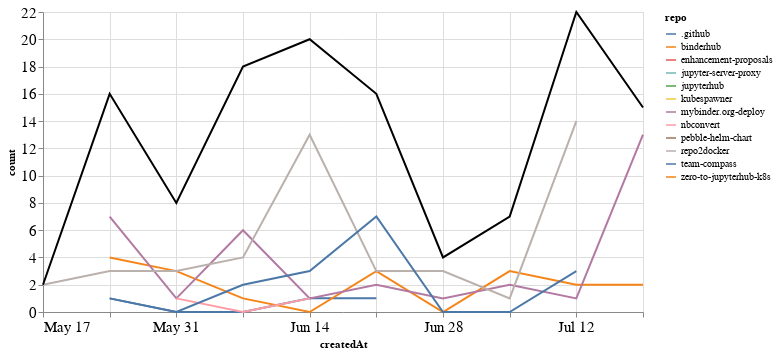

The cell this chart's notebook holds for it:
### Markdown cell above
## Comments

### Code cell
comments_time = comments.groupby('repo').resample('W', on='createdAt').count()['author'].reset_index()
comments_time = comments_time.rename(columns={'author': 'count'})
comments_time_total = comments_time.groupby('createdAt').agg({"count": "sum"}).reset_index()
ch1 = alt.Chart(comments_time, width=600).mark_line().encode(
    x='createdAt',
    y='count',
    color='repo',
    tooltip="repo"
)

ch2 = alt.Chart(comments_time_total, width=600).mark_line(color="black").encode(
    x='createdAt',
    y='count',
)

ch1 + ch2

### Figure 1 — Vega-Lite specification as saved in the notebook (floating-point values rounded to 4 significant figures)
{"config": {"axisLeft": {"labelFontSize": 15}, "axisBottom": {"labelFontSize": 15}}, "layer": [{"data": {"name": "data-23acec2bc21709064538f364befd3f2b"}, "mark": "line", "encoding": {"color": {"type": "nominal", "field": "repo"}, "tooltip": {"type": "nominal", "field": "repo"}, "x": {"type": "temporal", "field": "createdAt"}, "y": {"type": "quantitative", "field": "count"}}, "width": 600}, {"data": {"name": "data-afe98878df320cd1f959f394eece0853"}, "mark": {"type": "line", "color": "black"}, "encoding": {"x": {"type": "temporal", "field": "createdAt"}, "y": {"type": "quantitative", "field": "count"}}, "width": 600}], "$schema": "https://vega.github.io/schema/vega-lite/v4.8.1.json", "datasets": {"data-23acec2bc21709064538f364befd3f2b": [{"repo": ".github", "createdAt": "2020-05-24T00:00:00", "count": 1}, {"repo": ".github", "createdAt": "2020-05-31T00:00:00", "count": 0}, {"repo": ".github", "createdAt": "2020-06-07T00:00:00", "count": 0}, {"repo": ".github", "createdAt": "2020-06-14T00:00:00", "count": 1}, {"repo": ".github", "createdAt": "2020-06-21T00:00:00", "count": 1}, {"repo": "binderhub", "createdAt": "2020-05-24T00:00:00", "count": 4}, {"repo": "binderhub", "createdAt": "2020-05-31T00:00:00", "count": 3}, {"repo": "binderhub", "createdAt": "2020-06-07T00:00:00", "count": 1}, {"repo": "binderhub", "createdAt": "2020-06-14T00:00:00", "count": 0}, {"repo": "binderhub", "createdAt": "2020-06-21T00:00:00", "count": 3}, {"repo": "binderhub", "createdAt": "2020-06-28T00:00:00", "count": 0}, {"repo": "binderhub", "createdAt": "2020-07-05T00:00:00", "count": 3}, {"repo": "binderhub", "createdAt": "2020-07-12T00:00:00", "count": 2}, {"repo": "binderhub", "createdAt": "2020-07-19T00:00:00", "count": 2}, {"repo": "enhancement-proposals", "createdAt": "2020-07-12T00:00:00", "count": 2}, {"repo": "jupyter-server-proxy", "createdAt": "2020-07-05T00:00:00", "count": 1}, {"repo": "jupyterhub", "createdAt": "2020-06-07T00:00:00", "count": 1}, {"repo": "kubespawner", "createdAt": "2020-06-14T00:00:00", "count": 1}, {"repo": "mybinder.org-deploy", "createdAt": "2020-05-24T00:00:00", "count": 7}, {"repo": "mybinder.org-deploy", "createdAt": "2020-05-31T00:00:00", "count": 1}, {"repo": "mybinder.org-deploy", "createdAt": "2020-06-07T00:00:00", "count": 6}, {"repo": "mybinder.org-deploy", "createdAt": "2020-06-14T00:00:00", "count": 1}, {"repo": "mybinder.org-deploy", "createdAt": "2020-06-21T00:00:00", "count": 2}, {"repo": "mybinder.org-deploy", "createdAt": "2020-06-28T00:00:00", "count": 1}, {"repo": "mybinder.org-deploy", "createdAt": "2020-07-05T00:00:00", "count": 2}, {"repo": "mybinder.org-deploy", "createdAt": "2020-07-12T00:00:00", "count": 1}, {"repo": "mybinder.org-deploy", "createdAt": "2020-07-19T00:00:00", "count": 13}, {"repo": "nbconvert", "createdAt": "2020-05-31T00:00:00", "count": 1}, {"repo": "nbconvert", "createdAt": "2020-06-07T00:00:00", "count": 0}, {"repo": "nbconvert", "createdAt": "2020-06-14T00:00:00", "count": 1}, {"repo": "pebble-helm-chart", "createdAt": "2020-06-07T00:00:00", "count": 1}, {"repo": "repo2docker", "createdAt": "2020-05-17T00:00:00", "count": 2}, {"repo": "repo2docker", "createdAt": "2020-05-24T00:00:00", "count": 3}, {"repo": "repo2docker", "createdAt": "2020-05-31T00:00:00", "count": 3}, {"repo": "repo2docker", "createdAt": "2020-06-07T00:00:00", "count": 4}, {"repo": "repo2docker", "createdAt": "2020-06-14T00:00:00", "count": 13}, {"repo": "repo2docker", "createdAt": "2020-06-21T00:00:00", "count": 3}, {"repo": "repo2docker", "createdAt": "2020-06-28T00:00:00", "count": 3}, {"repo": "repo2docker", "createdAt": "2020-07-05T00:00:00", "count": 1}, {"repo": "repo2docker", "createdAt": "2020-07-12T00:00:00", "count": 14}, {"repo": "team-compass", "createdAt": "2020-05-24T00:00:00", "count": 1}, {"repo": "team-compass", "createdAt": "2020-05-31T00:00:00", "count": 0}, {"repo": "team-compass", "createdAt": "2020-06-07T00:00:00", "count": 2}, {"repo": "team-compass", "createdAt": "2020-06-14T00:00:00", "count": 3}, {"repo": "team-compass", "createdAt": "2020-06-21T00:00:00", "count": 7}, {"repo": "team-compass", "createdAt": "2020-06-28T00:00:00", "count": 0}, {"repo": "team-compass", "createdAt": "2020-07-05T00:00:00", "count": 0}, {"repo": "team-compass", "createdAt": "2020-07-12T00:00:00", "count": 3}, {"repo": "zero-to-jupyterhub-k8s", "createdAt": "2020-06-07T00:00:00", "count": 3}], "data-afe98878df320cd1f959f394eece0853": [{"createdAt": "2020-05-17T00:00:00", "count": 2}, {"createdAt": "2020-05-24T00:00:00", "count": 16}, {"createdAt": "2020-05-31T00:00:00", "count": 8}, {"createdAt": "2020-06-07T00:00:00", "count": 18}, {"createdAt": "2020-06-14T00:00:00", "count": 20}, {"createdAt": "2020-06-21T00:00:00", "count": 16}, {"createdAt": "2020-06-28T00:00:00", "count": 4}, {"createdAt": "2020-07-05T00:00:00", "count": 7}, {"createdAt": "2020-07-12T00:00:00", "count": 22}, {"createdAt": "2020-07-19T00:00:00", "count": 15}]}}
